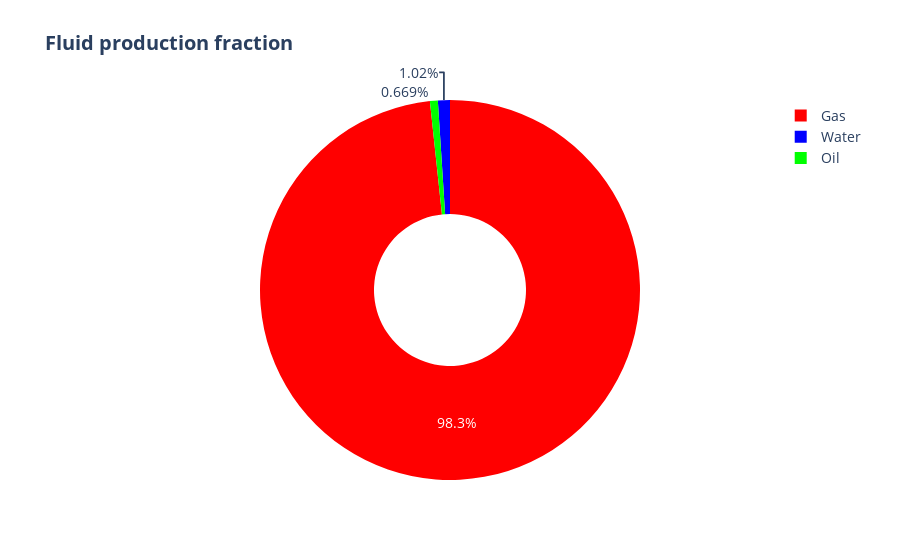

Write notebook code for a chart like this one.
### Code cell
values = [total_oil, total_gas, total_water]
labels = ['Oil', 'Gas', 'Water']


fig = px.pie(values=values, names=labels, hole=.4, color=labels, labels=labels,
             color_discrete_map={'Oil':'lime', 'Gas':'red', 'Water':'blue'},
             title="<b>Fluid production fraction</b>")

fig.update_traces(hovertemplate="<br>".join(["Fluid: %{label}", "Production: %{value} Sm<sup>3</sup>"]))

fig.update_layout(font_size=14)

fig.show()

### Figure 1 — Plotly figure (JSON) as saved in the notebook; plotly's stock layout.template omitted (floating-point values rounded to 4 significant figures)
{"data": [{"customdata": [["Oil"], ["Gas"], ["Water"]], "domain": {"x": [0, 1], "y": [0, 1]}, "hole": 0.4, "hovertemplate": "Fluid: %{label}<br>Production: %{value} Sm<sup>3</sup>", "labels": ["Oil", "Gas", "Water"], "legendgroup": "", "marker": {"colors": ["lime", "red", "blue"]}, "name": "", "showlegend": true, "type": "pie", "values": [10037088, 1475370434, 15318575]}], "layout": {"font": {"size": 14}, "legend": {"tracegroupgap": 0}, "title": {"text": "<b>Fluid production fraction</b>"}}}
